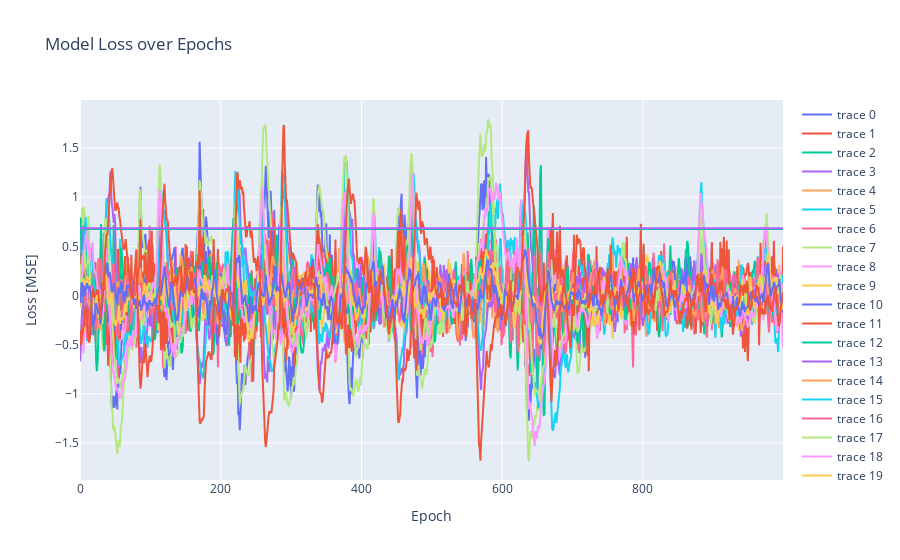

Notebook source saved alongside this figure:
### Markdown cell above
### 5.5 Visualize Reconstruction

### Code cell
a = np.transpose(X_train_normal, (0,2,1))
data = []
for i in a[0]:
    data.append(
        go.Scatter(y=i)
    )

fig = go.Figure(
    data = data,
    layout = {"yaxis": {"title": "Loss [MSE]"}, "xaxis": {"title": "Epoch"}, "title": "Model Loss over Epochs"}
)

fig.show()

### Figure 1 — Plotly figure (JSON) as saved in the notebook; plotly's stock layout.template omitted (floating-point values rounded to 4 significant figures; data arrays with more than 128 entries replaced by an {"elided": "..."} marker saying what was removed)
{"data": [{"type": "scatter", "y": {"elided": "1000 float values"}}, {"type": "scatter", "y": {"elided": "1000 float values"}}, {"type": "scatter", "y": {"elided": "1000 float values"}}, {"type": "scatter", "y": {"elided": "1000 float values"}}, {"type": "scatter", "y": {"elided": "1000 float values"}}, {"type": "scatter", "y": {"elided": "1000 float values"}}, {"type": "scatter", "y": {"elided": "1000 float values"}}, {"type": "scatter", "y": {"elided": "1000 float values"}}, {"type": "scatter", "y": {"elided": "1000 float values"}}, {"type": "scatter", "y": {"elided": "1000 float values"}}, {"type": "scatter", "y": {"elided": "1000 float values"}}, {"type": "scatter", "y": {"elided": "1000 float values"}}, {"type": "scatter", "y": {"elided": "1000 float values"}}, {"type": "scatter", "y": {"elided": "1000 float values"}}, {"type": "scatter", "y": {"elided": "1000 float values"}}, {"type": "scatter", "y": {"elided": "1000 float values"}}, {"type": "scatter", "y": {"elided": "1000 float values"}}, {"type": "scatter", "y": {"elided": "1000 float values"}}, {"type": "scatter", "y": {"elided": "1000 float values"}}, {"type": "scatter", "y": {"elided": "1000 float values"}}, {"type": "scatter", "y": {"elided": "1000 float values"}}, {"type": "scatter", "y": {"elided": "1000 float values"}}, {"type": "scatter", "y": {"elided": "1000 float values"}}, {"type": "scatter", "y": {"elided": "1000 float values"}}], "layout": {"title": {"text": "Model Loss over Epochs"}, "xaxis": {"title": {"text": "Epoch"}}, "yaxis": {"title": {"text": "Loss [MSE]"}}}}
